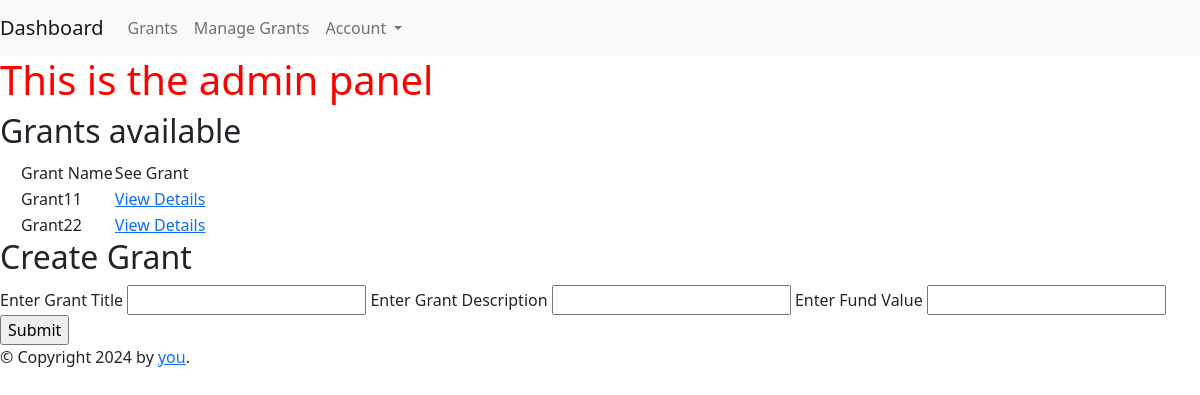
The page /admin on the database its author committed.
### app.py (models this page shows)
class Grant(db.Model):
    id = db.Column(db.Integer, primary_key=True)
    user_id = db.Column(db.Integer, db.ForeignKey('user.id'))
    user = db.relationship('User', backref='usergrants')
    grant_title = db.Column(db.String(200), unique=True, nullable=False)
    grant_description = db.Column(db.String(200), nullable=False)
    grant_fund = db.Column(db.Integer, nullable=False, default=0)
    created_on = created_on = db.Column(db.DateTime, default=datetime.utcnow)
    def __repr__(self):
        return f'<{self.grant_title} {self.grant_description} {self.grant_fund}>'

### app.py (the view)
@app.route("/admin", methods=["GET","POST"])
def admin():
    grants = Grant.query.all()
    print(grants)
    grantform = AddGrantForm()
    if grantform.validate_on_submit():
        newgrant = Grant(
            grant_title = grantform.grant_title.data,
            grant_description = grantform.grant_description.data,
            grant_fund = grantform.grant_fund.data
        )
        db.session.add(newgrant)
        db.session.commit()
        flash('Grant has been added', 'success')
        return redirect(url_for('admin'))
    else:
        print("the form is not valid")
    for grant in grants:
        print(grant)
    return render_template('admin/admin.html', grants=grants, grantform=grantform)

### app.py
class AddGrantForm(FlaskForm):
    grant_title = StringField("Enter Grant Title", validators=[DataRequired(),])
    grant_description = StringField("Enter Grant Description", validators=[DataRequired(),])
    grant_fund = IntegerField("Enter Fund Value", validators=[DataRequired(),])
    submit = SubmitField('Submit')

### templates/admin/admin.html (shortened to what this page needs)
{% extends 'base/base.html' %}
{%block content%}
<h1>This is the admin panel</h1>
<h2>Grants available</h2>
<table style="margin-left: 20px;">
        <th>
            <tr>
                <td>Grant Name</td>
                <td>See Grant</td>
            </tr>
        </th>
        {%for grant in grants%}
        <tr>
            <td>{{ grant.grant_title }}{{grant.id}}</td>
            <td><a href="{{ url_for('show_grant', grant_id=grant.id) }}">View Details</a></td>
        </tr>
        {%endfor%}
    </table>
    <h2>Create Grant</h2>
    <form method="POST" action="">
        {{grantform.grant_title.label}} {{grantform.grant_title}}
        {{grantform.grant_description.label}} {{grantform.grant_description}}
        {{grantform.grant_fund.label}} {{grantform.grant_fund}}
        {{grantform.submit}}
    </form>
{%endblock%}

### static/css/style.css (style rules this page uses)
h1 { color:red }

### rows shown on the page
Grant: grant_title "Grant1", id "1"
Grant: grant_title "Grant2", id "2"

### other values the page prints
{{ grantform.grant_title.label }} "Enter Grant Title"
{{ grantform.grant_description.label }} "Enter Grant Description"
{{ grantform.grant_fund.label }} "Enter Fund Value"
